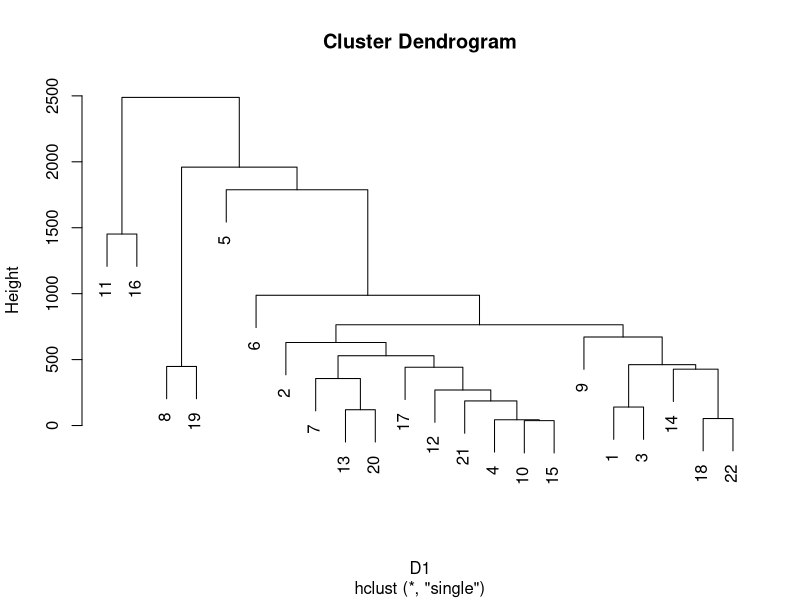
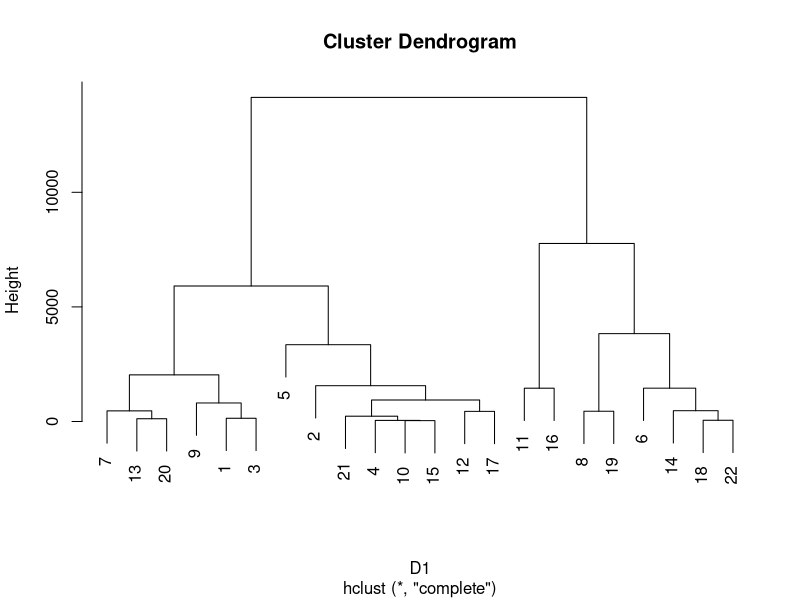
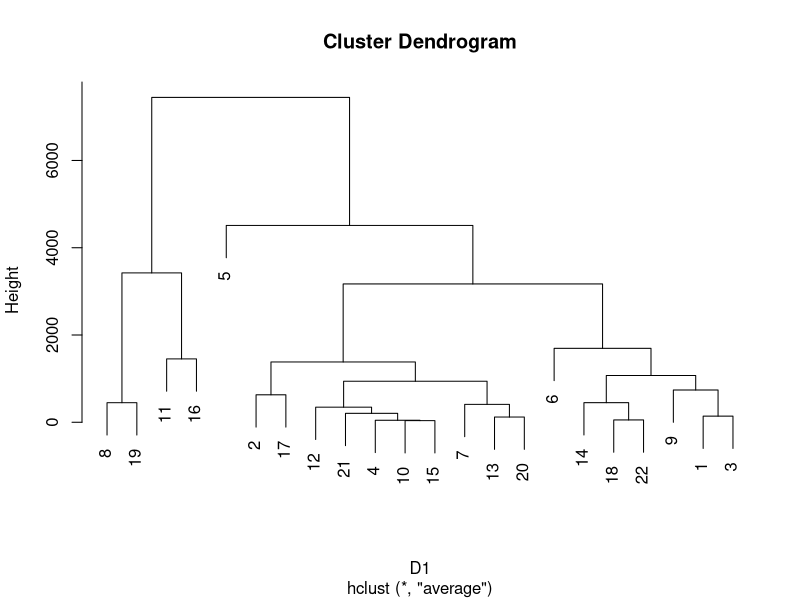

Recreate these plots in R, in order.
data_prak = read.table("data.txt", header = TRUE)

D1 = dist(data_prak, method = "euclidean", diag = TRUE, upper = FALSE)
D2 = dist(data_prak, method = "manhattan", diag = TRUE, upper = FALSE)
D3 = dist(data_prak, method = "minkowski", diag = TRUE, upper = FALSE)

D1
D2
D3

Klaster1 = hclust(D1, method = "single")
Klaster2 = hclust(D1, method = "complete")
Klaster3 = hclust(D1, method = "average")

plot(Klaster1)
plot(Klaster2)
plot(Klaster3)
